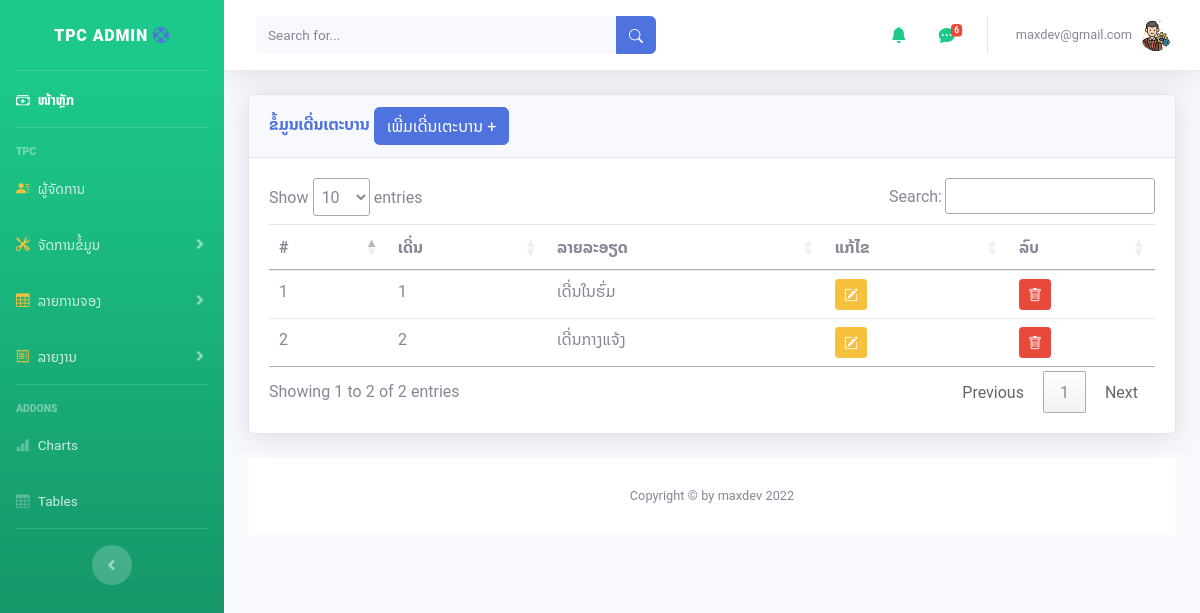
Screenshot of /admin/court.php (signed in) with the database file from the repository.
### tables this page shows
CREATE TABLE `court` (
  `id` int(5) NOT NULL,
  `court_num` varchar(10) NOT NULL COMMENT '1=ເດີ່ນໃນຮົ່ມ 2=ເດີ່ນກາງແຈ້ງ ',
  `court_detail` varchar(20) NOT NULL,
  `date_save` timestamp NOT NULL DEFAULT current_timestamp() ON UPDATE current_timestamp()
);

### admin/court.php (the view, shortened to what this page needs)
<?php
include('includes/header.php');
include('includes/navbar.php');
 ?>
<div class="container-fluid">
<div class="card shadow mb-4">
	<div class="card-header py3">
		<h6 class="m-0 font-weight-bold text-primary">ຂໍ້ມູນເດີ່ນເຕະບານ
		<button type="button" class="btn btn-primary" data-toggle="modal" data-target="#addadminprofile">
       ເພີ່ມເດີ່ນເຕະບານ +
		</button>
		</h6>
	</div>
<div class="card-body">
	<div class="table-responsive">
		 <?php
		 		include ('database/dbconfig.php');
                $query = "SELECT * FROM court";
                $query_run = mysqli_query($connection, $query);
         ?>
		<table class="table " id="dataTable" width="100%" cellspacing="0">
			<thead>
    <tr>
       <th> # </th>
       <th> ເດີ່ນ </th>
       <th>ລາຍລະອຽດ </th>
       <th>ແກ້ໄຂ</th>
       <th>ລົບ</th>
    </tr>
  </thead>
  <tbody>
  	 <?php
                        if(mysqli_num_rows($query_run) > 0)
                        {
                            while($row = mysqli_fetch_assoc($query_run))
                            {
                        ?>
                            <tr>
                                <td><?php  echo $row['id']; ?></td>
                                <td><?php  echo $row['court_num']; ?></td>
                                <td><?php  echo $row['court_detail']; ?></td>
                                <td>
                                    <form action="court_edit.php" method="post">
                                        <button type="submit" name="edit_btn" class="btn btn-warning btn-sm"><i class="bi bi-pencil-square">
                                        </i></button>
                                    </form>
                                </td>
                                <td>
                                    <form action="court_db.php" method="post">
                                        <button type="submit" name="delete_btn" class="btn btn-danger btn-sm"  onclick="return confirm('ຍຶນຍັນການລົບ')"><i class="bi bi-trash"></i></button>
                                    </form>
                                </td>
                            </tr>
                        <?php
                            }
                        }
                        else {
                            echo "No Record Found";
                        }
                        ?>
  </tbody>
		</table>
	</div>
  </div>
</div>
<?php include ('includes/script.php');
include ('includes/footer.php');
?>

### rows the page displays
court: id "1", court_num "1", court_detail "ເດີ່ນໃນຮົ່ມ"
court: id "2", court_num "2", court_detail "ເດີ່ນກາງແຈ້ງ"

### other values shown
$count "6"
$_SESSION['name'] "maxdev@gmail.com"
